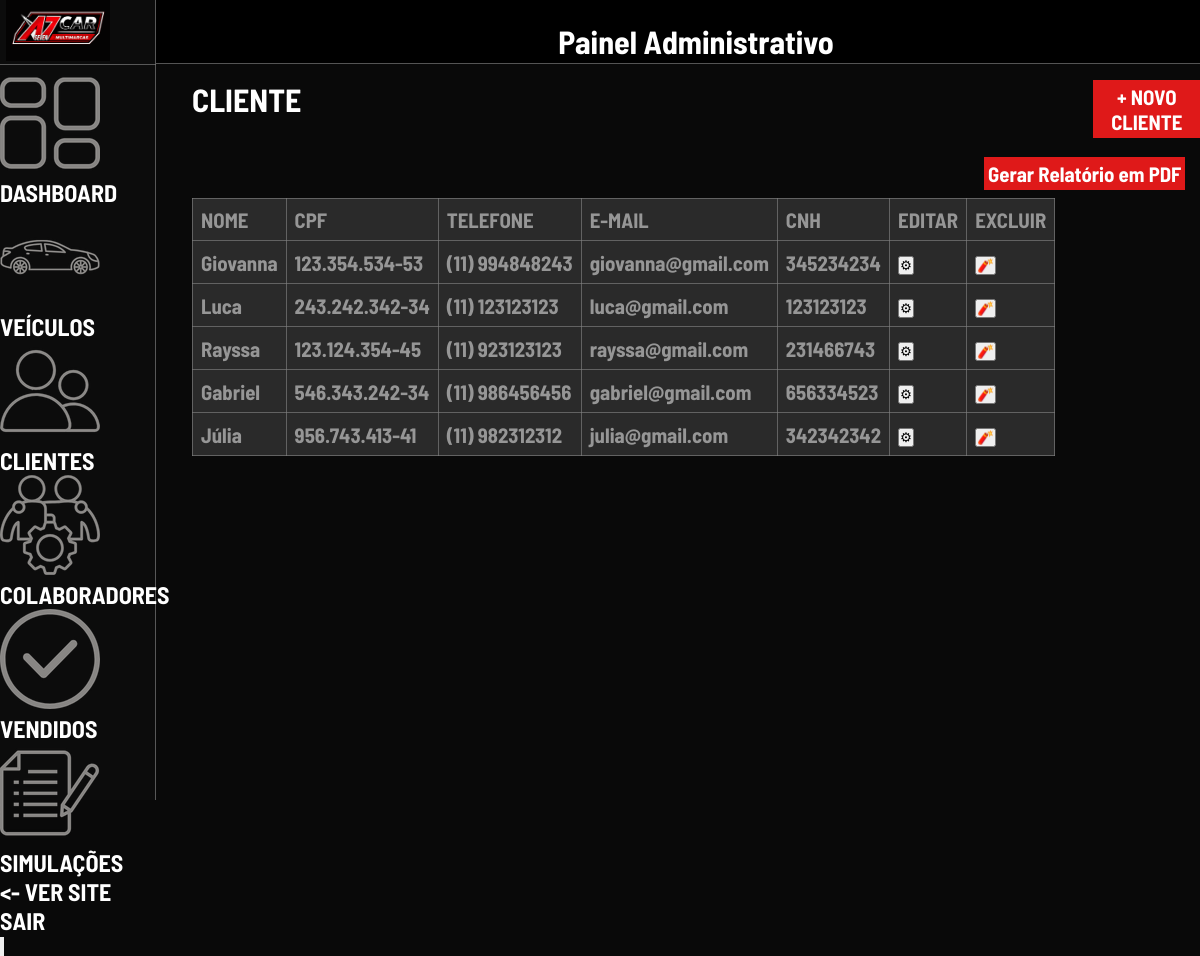
Page /php/admin/Clientes.php (signed in) on the committed database.
### tables this page shows
CREATE TABLE IF NOT EXISTS `cliente` (
  `id_cli` int NOT NULL AUTO_INCREMENT,
  `nome_cli` varchar(255) NOT NULL,
  `email_cli` varchar(255) NOT NULL,
  `telefone_cli` varchar(15) NOT NULL,
  `cpf_cli` varchar(14) NOT NULL,
  `cnh_cli` varchar(11) NOT NULL,
  PRIMARY KEY (`id_cli`),
  UNIQUE KEY `email_cli` (`email_cli`),
  UNIQUE KEY `cpf_cli` (`cpf_cli`),
  UNIQUE KEY `cnh_cli` (`cnh_cli`)
);

### php/admin/Clientes.php (the view, shortened to what this page needs)
<!DOCTYPE html>
<html lang="pt">
<head>
    <link rel="stylesheet" href="../../css/adimin.css">
    <link rel="stylesheet" href="../../css/ADMclientes.css">
</head>
<body>
    <?php include __DIR__ . "/_Aside.php";
    ?>
            <div id="meio">
                <div id="titulo">
                <h1>CLIENTE</h1>
                <button class="btn" onclick="window.location.href='Cadastrar/NovoCliente.php'"> + NOVO CLIENTE</button>
                </div>
                <br>
                <button onclick="window.open('../salvar/Relatorios/relatorio_cliente.php', '_blank')" class="btn">Gerar Relatório em PDF</button>
            <div id="CE">
                <table>
                <tr>
                    <td>NOME</td>
                    <td>CPF</td>
                    <td>TELEFONE</td>
                    <td>E-MAIL</td>
                    <td>CNH</td>
                    <td>EDITAR</td>
                    <td>EXCLUIR</td>
                </tr>
                <?php
                include_once "../salvar/Conexao.php";
                $stmt = $sql->prepare("SELECT * FROM cliente ");
                $stmt->execute();
                $result = $stmt->get_result();
                while($row = $result->fetch_assoc()){
                    echo "
                    <tr>
                        <td>".htmlspecialchars($row['nome_cli'], ENT_QUOTES, 'UTF-8')."</td>
                        <td>".htmlspecialchars($row['cpf_cli'])."</td>
                        <td>".htmlspecialchars($row['telefone_cli'])."</td>
                        <td>".htmlspecialchars($row['email_cli'], ENT_QUOTES, 'UTF-8')."</td>
                        <td>".htmlspecialchars($row['cnh_cli'])."</td>
                        <td>
                            <button onclick=\"location.href='../salvar/Editar/EditarCliente.php?id=".htmlspecialchars($row['id_cli'])."'\">⚙</button>
                        </td>
                        <td>
                            <button onclick=\"return confirm('Tem certeza que deseja excluir este cliente?') ? location.href='../salvar/Excluir/ExcluirCliente.php?id=".$row['id_cli']."' : false;\">🧨</button>
                        </td>
                    </tr>";
                }
                ?>
                </table>
            </div>
        </div>
</body>

### php/admin/_Aside.php (shortened to what this page needs)
<!DOCTYPE html>
<html lang="pt">
<head>
    <link rel="stylesheet" href="../../css/adimin.css">
</head>
<body>
    <Header>
        <div id="AT"><img src="" alt=""><p>Painel Administrativo</p></div>
    </Header>
    <Aside id="Menu">
        <div ><img class="logo" src="../../img/logo.png" alt=""></div>
        <div id="MItens"></div>
            <a href="Dashboard.php"><img src="../../img/admin/dashboard.png" alt="">DASHBOARD</a>
            <a href="Veiculos.php"><img src="../../img/admin/carro (2).png" alt="">VEÍCULOS</a>
            <a href="Clientes.php"><img src="../../img/admin/cliente.png" alt="">CLIENTES</a>
            <a href="Colaboradores.php"><img src="../../img/admin/colaboradores.png" alt="">COLABORADORES</a>
            <a href="Vendidos.php"><img src="../../img/admin/vendidos.png" alt="">VENDIDOS</a>
            <a href="Simulacoes.php"><img src="../../img/admin/simulacao.png" alt="">SIMULAÇÕES </a>
            <a href="../user/catalogo.php"><img src="" alt=""><- VER SITE </a>
            <a href="../salvar/Sair.php"><img src="" alt="">SAIR </a>
        <div><button>
        </button></div>
    </Aside>
</body>
</html>

### css/adimin.css (style rules this page uses)
h1 { font-family: Barlow-Bold; }
a { text-decoration: none; color: white; font-size: 1.5rem; font-family: Barlow-Bold; }
* { margin: 0; padding: 0; box-sizing: border-box; font-weight: normal; }
body { margin-top: 0vh; display: flex; flex-direction: row; min-height: 100vh; width: 100vw; overflow-x: hidden; background-color: rgb(9, 9, 9); color: white; font-family: Barlow; }
.logo { height: 7.6vh; width: 13vh; margin-left: 0.5vw; }
header { position: fixed; top: 0; left: 0; width: 90vw; display: flex; justify-content: center; align-items: center; border-bottom: 1px solid rgba(128, 128, 128, 0.655); height: 8vh; background-color: black; margin-left: 13vw; }
header p { font-family: Barlow-Bold; font-size: 2rem; }
#Menu { left: 0; width: 13vw; display: flex; flex-direction: column; border-right: 1px solid rgba(128, 128, 128, 0.655); height: 100vh; background-color: rgb(12, 12, 12); padding: 0vh 0vw 1vh 0vw; }
table { border-spacing: 2vw; background-color: rgba(128, 128, 128, 0.284); border-collapse: collapse; border: 1px solid rgba(128, 128, 128, 0.655); }
th, td { border: 1px solid rgba(128, 128, 128, 0.655); padding: 8px; color: rgb(150, 150, 150); font-family: Barlow-Bold; }
#MItens { border-top: 1px solid rgba(128, 128, 128, 0.655); width: 13vw; padding: 0.5vh 1vw 0.5vh 1vw; }

### css/ADMclientes.css (style rules this page uses)
#CE { width: fit-content; height: 50vh; display: flex; flex-direction: row; align-items: flex-start; padding: 1vh 0vw 1vh 0vw; font-size: 1.3rem; }
#meio { display: flex; flex-direction: column; align-items: flex-start; margin-left: 3vw; margin-top: 10vh; width: 100vw; }
.btn { border: 4px solid rgb(223, 25, 25); background-color: rgb(223, 25, 25); color: white; font-family: Barlow-Bold; font-size: 1.3rem; margin-left: 66vw; width: fit-content; }
#titulo { display: flex; flex-direction: row; }

### rows in the picture
cliente: nome_cli "Giovanna", cpf_cli "123.354.534-53", telefone_cli "(11) 994848243", email_cli "giovanna@gmail.com", cnh_cli "345234234"
cliente: nome_cli "Luca", cpf_cli "243.242.342-34", telefone_cli "(11) 123123123", email_cli "luca@gmail.com", cnh_cli "123123123"
cliente: nome_cli "Rayssa", cpf_cli "123.124.354-45", telefone_cli "(11) 923123123", email_cli "rayssa@gmail.com", cnh_cli "231466743"
cliente: nome_cli "Gabriel", cpf_cli "546.343.242-34", telefone_cli "(11) 986456456", email_cli "gabriel@gmail.com", cnh_cli "656334523"
cliente: nome_cli "Júlia", cpf_cli "956.743.413-41", telefone_cli "(11) 982312312", email_cli "julia@gmail.com", cnh_cli "342342342"
